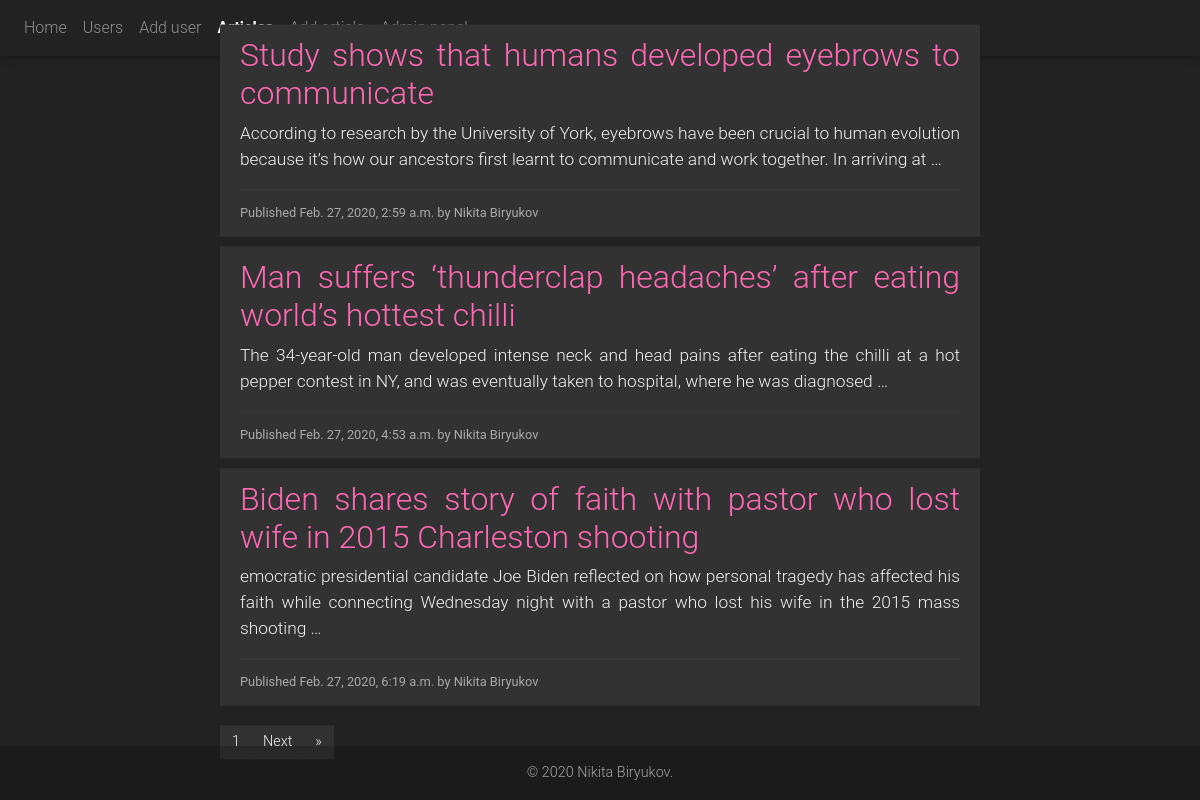
The app's page /articles/ with its own data.
### main/models.py (models this page shows, shortened)
class Article(models.Model):
    status = (
        ('draft', 'Draft'),
        ('published', 'Published'),
    )
    title = models.CharField(max_length=200, null=True)
    slug = models.SlugField(max_length=250, null=True, blank=True)
    author = models.CharField(max_length=200, null=False, default='Nikita Biryukov')
    body = models.TextField(default='Lorem ipsum dolor sit amet, consectetur adipisicing elit. A culpa et explicabo '
                                    'natus odit quod repellendus saepe. Ab autem corporis deleniti dolore ducimus '
                                    'expedita, impedit, labore recusandae rerum saepe veniam?</span><span>Amet dicta '
                                    'distinctio earum esse est iure maiores neque nesciunt nulla omnis optio quaerat '
                                    'quis, rerum, sapiente, similique temporibus velit voluptate voluptatem. '
                                    'Consectetur consequuntur corporis natus nulla qui quos, ullam!')
    publish = models.DateTimeField(default=timezone.now)
    created = models.DateTimeField(auto_now_add=True)
    updated = models.DateTimeField(auto_now=True)
    status = models.CharField(max_length=10, choices=status, default='Draft')

### main/views.py (the view)
# urls.py: path('articles/', views.article_list, name='article_list'),
def article_list(request):
    articles_list = Article.objects.all()
    paginator = Paginator(articles_list, 3)
    page = request.GET.get('page')
    try:
        articles = paginator.page(page)
    except PageNotAnInteger:
        articles = paginator.page(1)
    except EmptyPage:
        articles = paginator.page(paginator.num_pages)
    args = {
        'page': page,
        'articles': articles
    }
    return render(request, 'html/articles/list.html', args)

### main/templates/html/articles/list.html (shortened to what this page needs)
{% extends 'html/base.html' %}
{% block nav %} {% include 'html/elements/nav.html' with is_articles=True %} {% endblock %}
{% block content %}
    <div class="list-articles">
        <ul class="list-group list-group-flush">
            {% for article in articles %}
                <li class="list-group-item">
                    <h2>
                        <a href="/articles/{{ article.slug }}"> {{ article.title }} </a>
                    </h2>
                    <div class="article-text">
                        {{ article.body|truncatewords:30|linebreaks }}
                    </div>
                    <hr>
                    <small class="date">
                        Published {{ article.publish }} by {{ article.author }}
                    </small>
                </li>
            {% endfor %}
        </ul>
        {% include 'html/elements/pagination.html' with page=articles %}
    </div>
{% endblock %}

### main/static/css/style.css (style rules this page uses)
* { color: #f3f3f3; margin: 0; padding: 0; box-sizing: border-box; }
body { background-color: #222222; position: relative; padding-bottom: 53px; min-height: 100vh; }
a { color: hotpink; }
.list-articles { width: 760px; text-align: justify; position: absolute; top: 50%; transform: translateY(-50%); margin: 0 auto; right: 0; left: 0; }
.article-text, .article-text { font-size: 13pt; }
.date { color: #aaa; }
.list-group-item { background-color: #323232; border: 10px solid #222; }
hr { color: #454545; background-color: #454545; margin: 10px 0; }

### records on screen
Article: title "Study shows that humans developed eyebrows to communicate", body "According to research by the University of York, eyebrows have been crucial to human evolution because it’s how our ancestors first learnt to communicate and work together. In arriving at …", publish "Feb. 27, 2020, 2:59 a.m.", author "Nikita Biryukov"
Article: title "Man suffers ‘thunderclap headaches’ after eating world’s hottest chilli", body "The 34-year-old man developed intense neck and head pains after eating the chilli at a hot pepper contest in NY, and was eventually taken to hospital, where he was diagnosed …", publish "Feb. 27, 2020, 4:53 a.m.", author "Nikita Biryukov"
Article: title "Biden shares story of faith with pastor who lost wife in 2015 Charleston shooting", body "emocratic presidential candidate Joe Biden reflected on how personal tragedy has affected his faith while connecting Wednesday night with a pastor who lost his wife in the 2015 mass shooting …", publish "Feb. 27, 2020, 6:19 a.m.", author "Nikita Biryukov"
